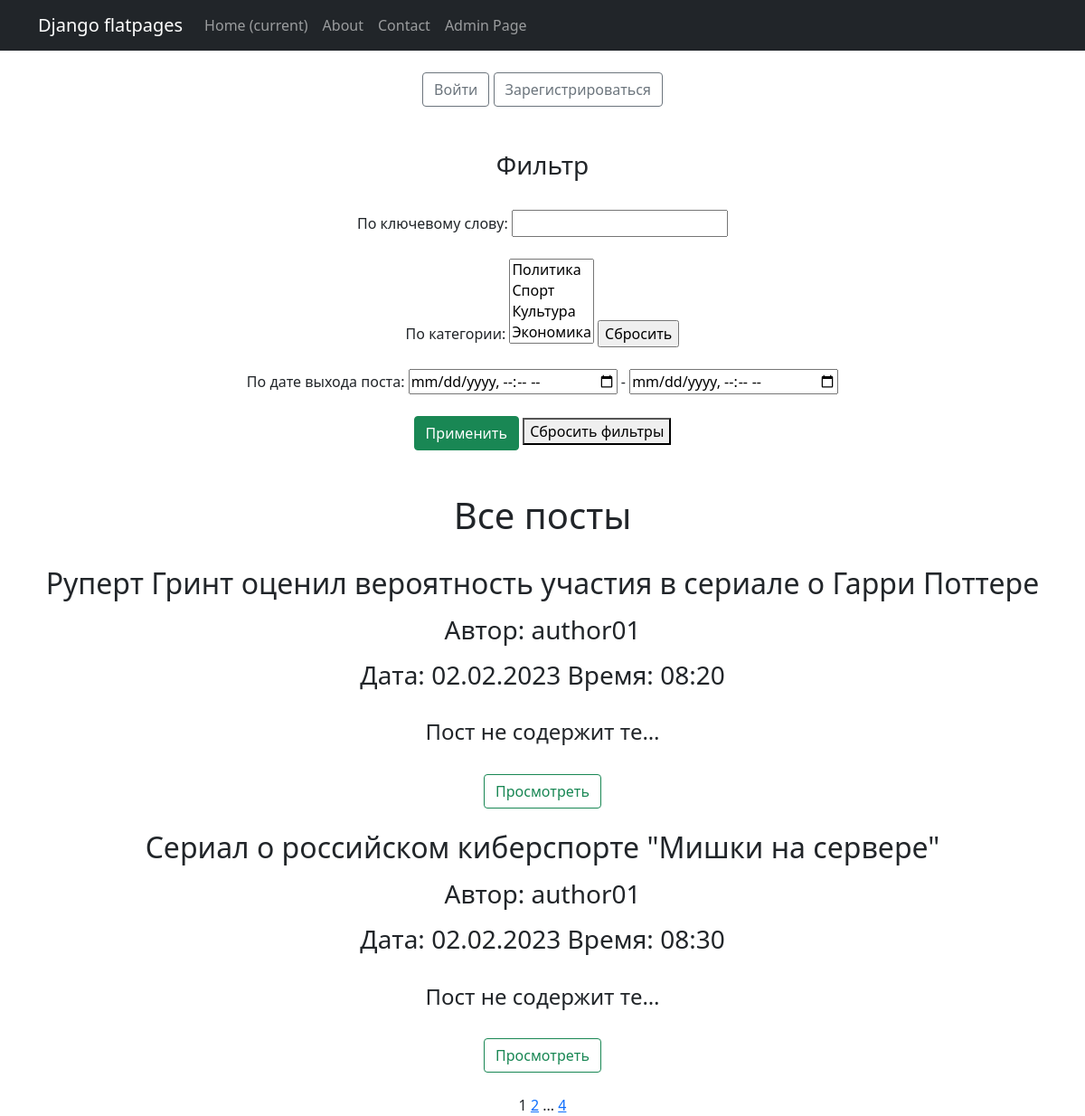
/posts/, run on an earlier commit of the app's database.
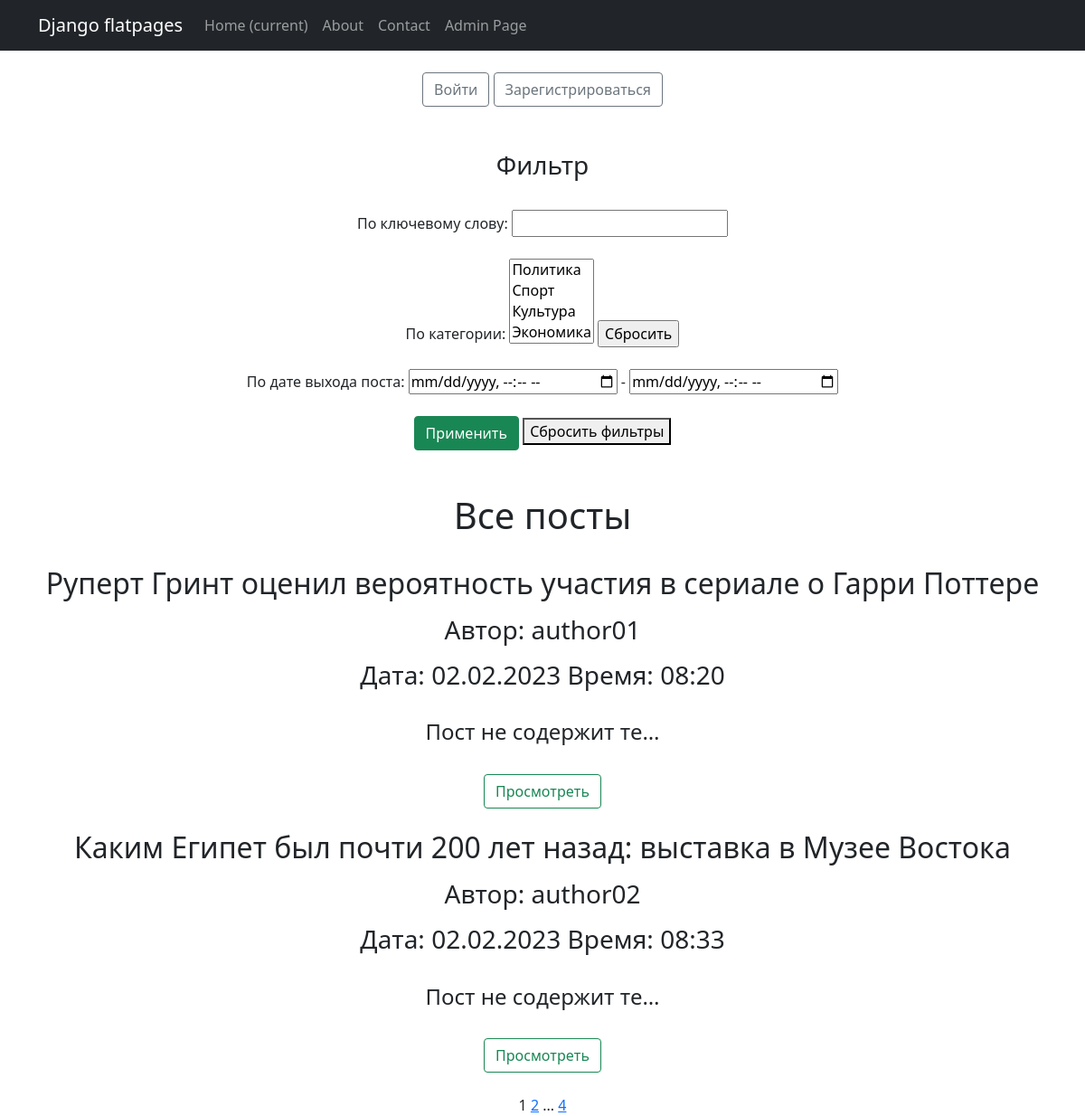
And on a later commit of the database.
### news/models.py (models this page shows, shortened)
class Post (models.Model):
    author = models.ForeignKey(Author, on_delete=models.CASCADE)
    article = 'A'
    news = 'N'
    POSTS = [
        (article, 'статья'),
        (news, 'новость'),
    ]
    type = models.CharField(max_length=1,
                                choices=POSTS,
                                default=news)
    time_in = models.DateTimeField(auto_now_add=True)#время создания
    category = models.ManyToManyField(Category, through='PostCategory')
    heading = models.CharField(max_length=255,) #заголовок
    text = models.TextField(default="Пост не содержит текста")
    rate = models.IntegerField(default = 0) #рейтинг
    def date(self):
        d=self.time_in.date()
        new_date = d.strftime("%d.%m.%Y")
        return new_date
    def time(self):
        t=self.time_in.time()
        new_time=t.strftime("%H:%M")
        return new_time

class Author (models.Model):
    authorUser = models.OneToOneField(User, on_delete=models.CASCADE)
    arating = models.IntegerField(default=0)  # рейтинг

### news/views.py (the view)
# urls.py: path('', PostsList.as_view(), name = 'posts_list'),
class PostsList(ListView):
    model = Post
    ordering = 'time_in'
    template_name = 'posts.html'
    context_object_name = 'posts'
    paginate_by = 2
    def get_queryset(self):
        queryset = super().get_queryset()
        self.filterset = ProductFilter(self.request.GET, queryset)
        return self.filterset.qs
    def get_context_data(self, **kwargs):
        context = super().get_context_data(**kwargs)
        context['filterset'] = self.filterset
        return context

### news/templatetags/news_filters.py (called while the page is built)
@register.filter()
def censored(wordstr):
    words=list(wordstr.split())
    words_censored=words.copy()
    for index, word in enumerate(words):
        if word.lower() in CENSORED_WORDS.keys():
            words_censored[index]=CENSORED_WORDS[word.lower()]
    return ' '.join(words_censored)

### news/templatetags/news_tags.py (called while the page is built)
@register.simple_tag(takes_context=True)
def url_replace(context, **kwargs):
   d = context['request'].GET.copy()
   for k, v in kwargs.items():
       d[k] = v
   return d.urlencode()

### templates/posts.html (shortened to what this page needs)
{% extends 'default.html' %}
{% load news_filters %}
{% load news_tags %}
{% block content %}
    <br>
    {% if request.user.is_authenticated %}
    <a class="btn btn-outline-secondary"
           href="{% url 'account_logout' %}">Выйти</a>
    {% else %}
    <a class="btn btn-outline-secondary"
           href="{% url 'account_login' %}">Войти</a>
    <a class="btn btn-outline-secondary"
           href="{% url 'account_signup' %}">Зарегистрироваться</a>
    {% endif %}
    <br><br><br>
   <h3>Фильтр</h3>
   <br>
   <form action="" method="get" >
       <label for="{{ filterset.form.heading__contains.id }}">По ключевому слову:</label>
       <input
               id="{{ filterset.form.heading__contains.id }}"
               name="heading__contains"
               value=""
       >
       <br><br>
       <label for="id_category__choice">По категории:</label>
       <select
                   name="category__choice"
                   id="id_category__choice" multiple="">
                   <option value="1">Политика</option>
                   <option value="2">Cпорт</option>
                   <option value="3">Культура</option>
                   <option value="4">Экономика</option>
                   <option value="5">Россия</option>
       </select>
       <input type="reset" value="Сбросить">
       <br><br>
       <label for="{{ filterset.form.time_in__range.id }}">По дате выхода поста:</label>
       <input
               type="datetime-local"
               id="{{ filterset.form.time_in__range.id }}"
               name="time_in__range_min"
               value="{{ filterset.form.time_in__range.value }}"
       >
       <label for="{{ filterset.form.time_in__range.id }}"> - </label>
       <input
               type="datetime-local"
               id="{{ filterset.form.time_in__range.id }}"
               name="time_in__range_max"
               value="{{ filterset.form.time_in__range.value }}"
       >
       <br><br>
       <input type="submit" class="btn btn-success" value="Применить" />
       <form action="/posts/.html" >
             <button>Сбросить фильтры</button>
       </form>
   </form>
   <br><br>
   <h1>Все посты</h1>
   <br>
   {% if posts %}
      {% for post in posts %}
          <h2>{{ post.heading|censored }}</h2>
          <p align="left">
          <h3>Автор: {{ post.author.authorUser }}</h3></p>
          <h3>Дата: {{ post.date}} Время: {{ post.time}}</h3>
          <br>
          <h4>{{ post.text|truncatechars:20}}<br></h4>
          <br>
          <a class="btn btn-outline-success"
             href="{% url 'post_detail' post.id %}">Просмотреть</a>
          <br><br>
      {% endfor %}
   {% else %}
      <h2>Постов нет!</h2>
   {% endif %}
   {{ page_obj.number }}
   {% if page_obj.has_next %}
       <a href="?{% url_replace page=page_obj.next_page_number %}">{{ page_obj.next_page_number }}</a>
       {% if paginator.num_pages != page_obj.next_page_number %}
           ...
           <a href="?{% url_replace page=page_obj.paginator.num_pages %}">{{ page_obj.paginator.num_pages }}</a>
       {% endif %}
   {% endif %}
{% endblock content %}

### templates/default.html (shortened to what this page needs)
<!DOCTYPE html>
<html lang="en">
    <head>
        {% load static %}
        <link href="{% static 'css/styles.css' %}" rel="stylesheet" />
    </head>
    <body>
        <nav class="navbar navbar-expand-lg navbar-dark bg-dark static-top">
            <div class="container">
                <a class="navbar-brand" href="#">Django flatpages</a>
                <div class="collapse navbar-collapse" id="navbarResponsive">
                    <ul class="navbar-nav ml-auto">
                        <li class="nav-item active">
                            <a class="nav-link" href="#">Home
                                <span class="sr-only">(current)</span>
                            </a>
                        </li>
                        <li class="nav-item">
                            <a class="nav-link" href="/about/">About</a>
                        </li>
                        <li class="nav-item">
                            <a class="nav-link" href="/contacts/">Contact</a>
                        </li>
                        <li class="nav-item">
                            <a class="nav-link" href="/admin_page/">Admin Page</a>
                        </li>
                    </ul>
                </div>
            </div>
        </nav>
        <div class="container">
            <div class="row">
                <div class="col-lg-14 text-center">
                    {% block content %}{% endblock content %}
                </div>
            </div>
        </div>
    </body>
</html>

What changed in the data, as far as the page shows it:
removed Post: heading|censored "Сериал о российском киберспорте \"Мишки на сервере\"", author.authorUser "author01", date "02.02.2023", time "08:30", text "Пост не содержит те…"
now on this page (row unchanged): Post: heading|censored "Каким Египет был почти 200 лет назад: выставка в Музее Востока", author.authorUser "author02", date "02.02.2023", time "08:33", text "Пост не содержит те…"
